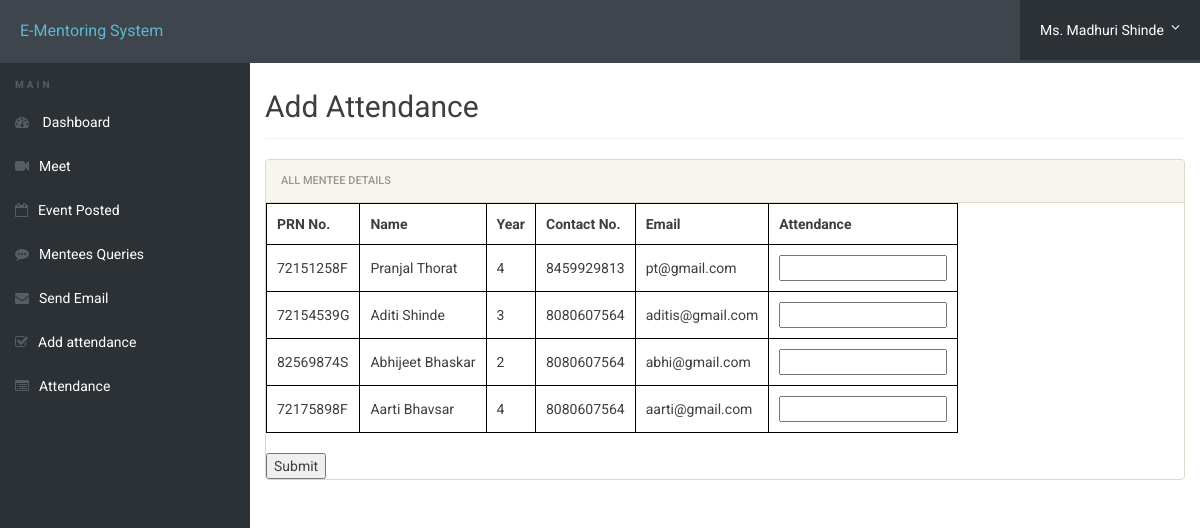
/attendance_tracker.php (signed in), run on the app's committed database.
### tables this page shows
CREATE TABLE `mentors` (
  `id` int(11) NOT NULL,
  `email` varchar(50) NOT NULL,
  `password` varchar(8) NOT NULL,
  `year` text NOT NULL,
  `mentor_name` varchar(30) NOT NULL,
  `divs` varchar(12) NOT NULL,
  `posting_date` timestamp NOT NULL DEFAULT current_timestamp(),
  `domain` varchar(100) NOT NULL,
  `assignedstudents` int(11) DEFAULT 0
);

CREATE TABLE `registration` (
  `id` int(11) NOT NULL,
  `sscper` int(11) NOT NULL,
  `sscschool` text NOT NULL,
  `sscyear` int(11) NOT NULL,
  `hscper` int(11) NOT NULL,
  `hsccollege` text NOT NULL,
  `hscyear` int(11) NOT NULL,
  `yeargap` text NOT NULL,
  `year` text NOT NULL,
  `sem` int(11) NOT NULL,
  `mentor` text NOT NULL,
  `hostelstatus` enum('Hostel','Regular') NOT NULL,
  `bday` date NOT NULL,
  `cgpa` float NOT NULL,
  `course` varchar(500) NOT NULL,
  `prnno` varchar(255) NOT NULL,
  `firstName` varchar(500) NOT NULL,
  `middleName` varchar(500) NOT NULL,
  `lastName` varchar(500) NOT NULL,
  `gender` varchar(250) NOT NULL,
  `contactno` bigint(11) NOT NULL,
  `emailid` varchar(500) NOT NULL,
  `egycontactno` bigint(11) NOT NULL,
  `guardianName` varchar(500) NOT NULL,
  `guardianRelation` varchar(500) NOT NULL,
  `guardianContactno` bigint(11) NOT NULL,
  `corresAddress` varchar(500) NOT NULL,
  `corresCIty` varchar(500) NOT NULL,
  `corresState` varchar(500) NOT NULL,
  `corresPincode` int(11) NOT NULL,
  `pmntAddress` varchar(500) NOT NULL,
  `pmntCity` varchar(500) NOT NULL,
  `pmnatetState` varchar(500) NOT NULL,
  `pmntPincode` int(11) NOT NULL,
  `postingDate` timestamp NOT NULL DEFAULT current_timestamp(),
  `updationDate` varchar(500) NOT NULL,
  `domain` varchar(255) DEFAULT NULL
);

### attendance_tracker.php (the view, shortened to what this page needs)
<!doctype html>
<html lang="en" class="no-js">
<head>
    <link rel="stylesheet" href="css/font-awesome.min.css">
    <link rel="stylesheet" href="css/bootstrap.min.css">
    <link rel="stylesheet" href="css/dataTables.bootstrap.min.css">
    <link rel="stylesheet" href="css/bootstrap-social.css">
    <link rel="stylesheet" href="css/bootstrap-select.css">
    <link rel="stylesheet" href="css/fileinput.min.css">
    <link rel="stylesheet" href="css/awesome-bootstrap-checkbox.css">
    <link rel="stylesheet" href="css/style.css">
</head>
<body>
    <?php include('mentor/header.php'); ?>
    <div class="ts-main-content">
        <?php include('mentor/mentor_sidebar.php'); ?>
        <div class="content-wrapper">
            <div class="container-fluid">
                <div class="row">
                    <div class="col-md-12">
                        <h2 class="page-title">Add Attendance</h2>
                        <div class="panel panel-default">
                            <div class="panel-heading">All Mentee Details</div>
                            <form action="attendance_tracker.php" method="post">
                                <table>
                                    <thead>
                                        <tr>
                                            <th>PRN No.</th>
                                            <th>Name</th>
                                            <th>Year</th>
                                            <th>Contact No.</th>
                                            <th>Email</th>
                                            <th>Attendance</th>
                                        </tr>
                                    </thead>
                                    <tbody>
                                        <?php
                                        $mentor_id = $_SESSION['id'];
                                        $query = "SELECT r.prnno, CONCAT(r.firstName, ' ', r.lastName) AS name, r.year, r.contactno, r.emailid FROM registration r INNER JOIN userregistration u ON r.prnno = u.prnno WHERE u.mentor_id = ?";
                                        $stmt = $mysqli->prepare($query);
                                        $stmt->bind_param('i', $mentor_id);
                                        $stmt->execute();
                                        $result = $stmt->get_result();
                                        if ($result->num_rows > 0) {
                                            while ($row = $result->fetch_assoc()) {
                                                echo "<tr>";
                                                echo "<td>" . $row['prnno'] . "<input type='hidden' name='prnno[]' value='" . $row['prnno'] . "'></td>";
                                                echo "<td>" . $row['name'] . "<input type='hidden' name='name[]' value='" . $row['name'] . "'></td>";
                                                echo "<td>" . $row['year'] . "<input type='hidden' name='year[]' value='" . $row['year'] . "'></td>";
                                                echo "<td>" . $row['contactno'] . "<input type='hidden' name='contactno[]' value='" . $row['contactno'] . "'></td>";
                                                echo "<td>" . $row['emailid'] . "<input type='hidden' name='email[]' value='" . $row['emailid'] . "'></td>";
                                                echo "<td><input type='text' name='attendance[]'></td>";
                                                echo "</tr>";
                                            }
                                        }
                                        ?>
                                    </tbody>
                                </table>
                                <br>
                                <input type="submit" value="Submit">
                            </form>
                        </div>
                    </div>
                </div>
            </div>
        </div>
    </div>
</body>
</html>

### mentor/header.php (shortened to what this page needs)
	<?php
 include('includes/config.php');
if(isset($_SESSION['id'])) {
    $mentor_id = $_SESSION['id'];
    $query = "SELECT mentor_name  FROM mentors WHERE id = ?";
    $stmt = $mysqli->prepare($query);
    $stmt->bind_param('i', $mentor_id);
    $stmt->execute();
    $stmt->bind_result($mentor_name);
} else {
    $mentor_name = "";
}
?>
<div class="brand clearfix">
    <a href="#" class="logo" style="font-size:16px;">E-Mentoring System</a>
    <?php if(isset($_SESSION['id'])): ?>
        <ul class="ts-profile-nav">
            <li class="ts-account">
                <a href="#">
                    <?php echo $mentor_name; ?> <i class="fa fa-angle-down hidden-side"></i>
                </a>
            </li>
        </ul>
    <?php endif; ?>
</div>

### css/style.css (style rules this page uses)
html { font-size: 14px; }
@media only screen and (min-width: 480px) { html { font-size: 17px; } }
@media only screen and (min-width: 768px) { html { font-size: 14px; } }
body { font-size: 1em; }
a { color: #37a6c4; }
.panel { overflow: hidden; }
ul, li { margin: 0; padding: 0; list-style: none; }
.page-title { padding-bottom: 15px; margin-bottom: 20px; border-bottom: 1px solid #f0f0f0; }
.brand { background: #3e454c; position: relative; z-index: 3; position: fixed; width: 100%; top: 0; }
.brand .logo { box-sizing: border-box; padding: 20px; float: left; display: block; width: 200px; }
@media only screen and (min-width: 992px) { .brand .logo { width: 250px; } }
.brand .ts-profile-nav { float: right; display: none; }
.brand .ts-profile-nav li { float: left; position: relative; }
.brand .ts-profile-nav li a { display: block; padding: 20px; color: #fff; }
.brand .ts-profile-nav .ts-account .fa-angle-down { float: right; }
.brand .ts-profile-nav .ts-account > a { width: 180px; background: #2c3136; }
@media only screen and (min-width: 992px) { .brand .ts-profile-nav { display: block; } }
.ts-main-content .content-wrapper { padding-top: 15px; margin-top: 20px; }
@media only screen and (min-width: 992px) { .ts-main-content .content-wrapper { margin-left: 250px; } }

### attendance_tracker.php (style rules this page uses)
.container-fluid { margin-top: 35px; }
table, th, td { border: 1px solid black; border-collapse: collapse; padding: 10px; }

### data on the page
mentors: mentor_name "Ms. Madhuri Shinde"
registration: prnno "72151258F", name "Pranjal Thorat", year "4", contactno "8459929813", emailid "pt@gmail.com"
registration: prnno "72154539G", name "Aditi Shinde", year "3", contactno "8080607564", emailid "aditis@gmail.com"
registration: prnno "82569874S", name "Abhijeet Bhaskar", year "2", contactno "8080607564", emailid "abhi@gmail.com"
registration: prnno "72175898F", name "Aarti Bhavsar", year "4", contactno "8080607564", emailid "aarti@gmail.com"
